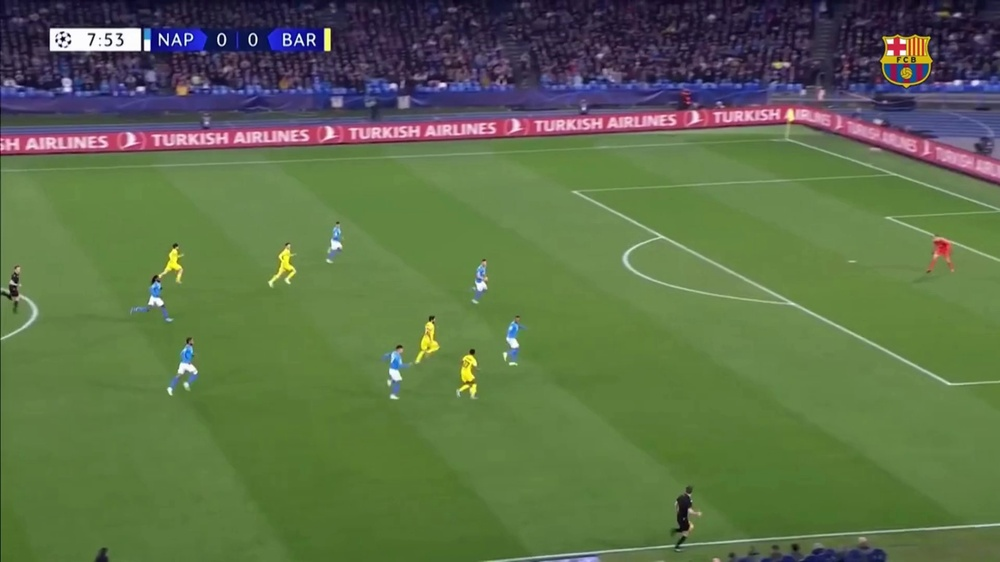
#> input picture output_videos/frame.jpg, 1000 x 562 px, shrunk from 1920 x 1080 before the run
$ jupyter execute pitch_line_detection.ipynb
#> lines starting #> are read from the running program, lines starting #| are printed output that depends on the picture; after the words box and inside, x2 and y2 are one past the last pixel; in counts of white or black regions, pixels touching at a corner belong together
[cell 1]
import cv2
from matplotlib import pyplot as plt
import numpy as np

[cell 2]
IMG = "../output_videos/frame.jpg"

image = cv2.imread(IMG)
#> image is the input picture: shape (562, 1000, 3); mean B, G, R 74.4, 110.7, 92.7
image = image[100:, :]
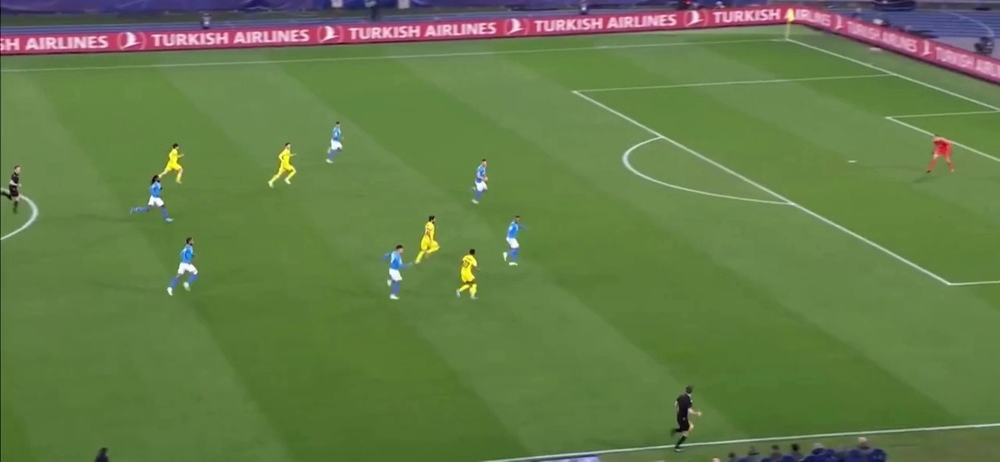
#> image: shape (462, 1000, 3); mean B, G, R 72.6, 123.6, 99.9

B = image[:,:,2]
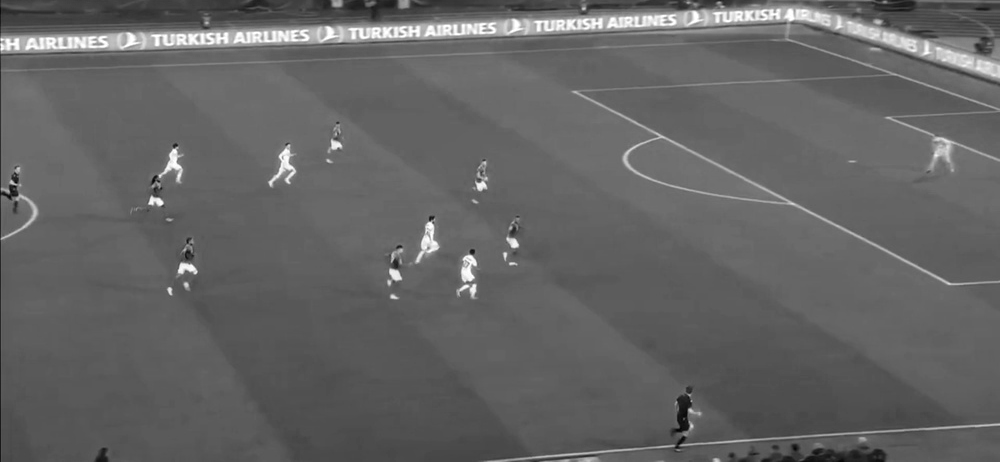
#> B: shape (462, 1000); min 1, max 255, mean 99.9
Y = 255-B
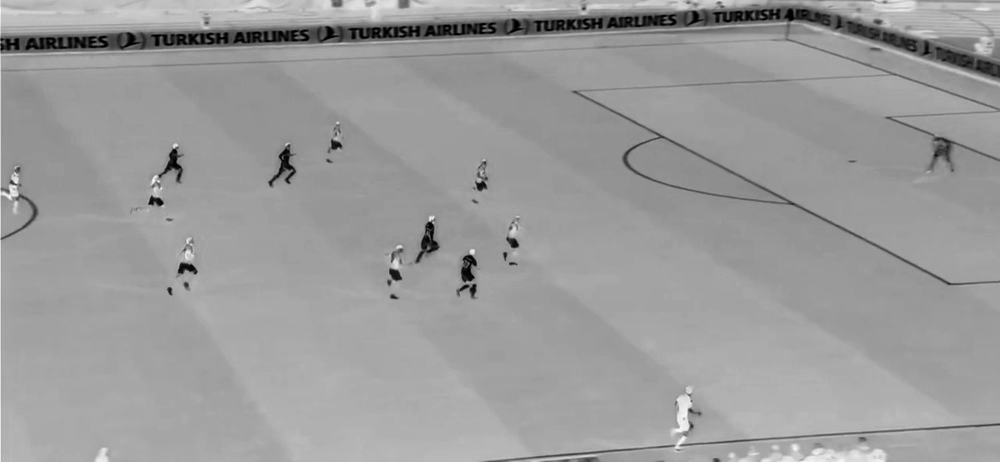
#> Y: shape (462, 1000); min 0, max 254, mean 155.1

thresh = cv2.adaptiveThreshold(Y,255,cv2.ADAPTIVE_THRESH_MEAN_C,\
            cv2.THRESH_BINARY_INV,35,5)
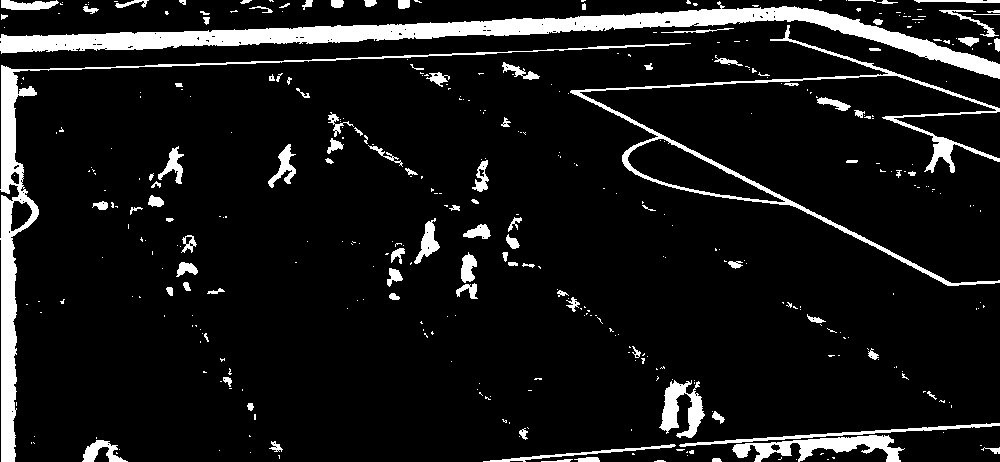
#> thresh: shape (462, 1000); 9.3% white; 397 white regions (293 under 20 px)

contours, hierarchy = cv2.findContours(thresh,
    cv2.RETR_EXTERNAL, cv2.CHAIN_APPROX_NONE)
#> contours = 394 contours, 316 with area under 20; largest, box (x1, y1, x2, y2) and area: (0, 1, 1000, 79) 14245, (570, 25, 1000, 286) 7764, (0, 43, 691, 462) 6807, (732, 435, 905, 462) 1882, (659, 380, 705, 438) 1188

x=[]
for i in range(0, len(contours)):
    if cv2.contourArea(contours[i]) > 100:
        x.append(contours[i])
#> after the loop, x = 28 contours; largest, box (x1, y1, x2, y2) and area: (0, 1, 1000, 79) 14245, (570, 25, 1000, 286) 7764, (0, 43, 691, 462) 6807, (732, 435, 905, 462) 1882, (659, 380, 705, 438) 1188
cv2.drawContours(image, x, -1, (255,0,0), 2)
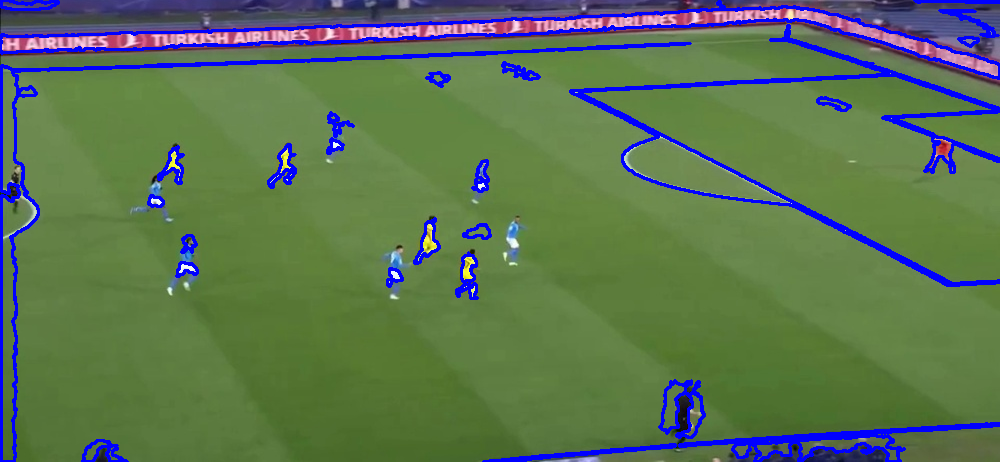
#> image: shape (462, 1000, 3); 6.93% of pixels changed, all inside (x1, y1, x2, y2) = (0, 0, 1000, 462)

plt.imshow(image)
plt.axis(False)
plt.show()
